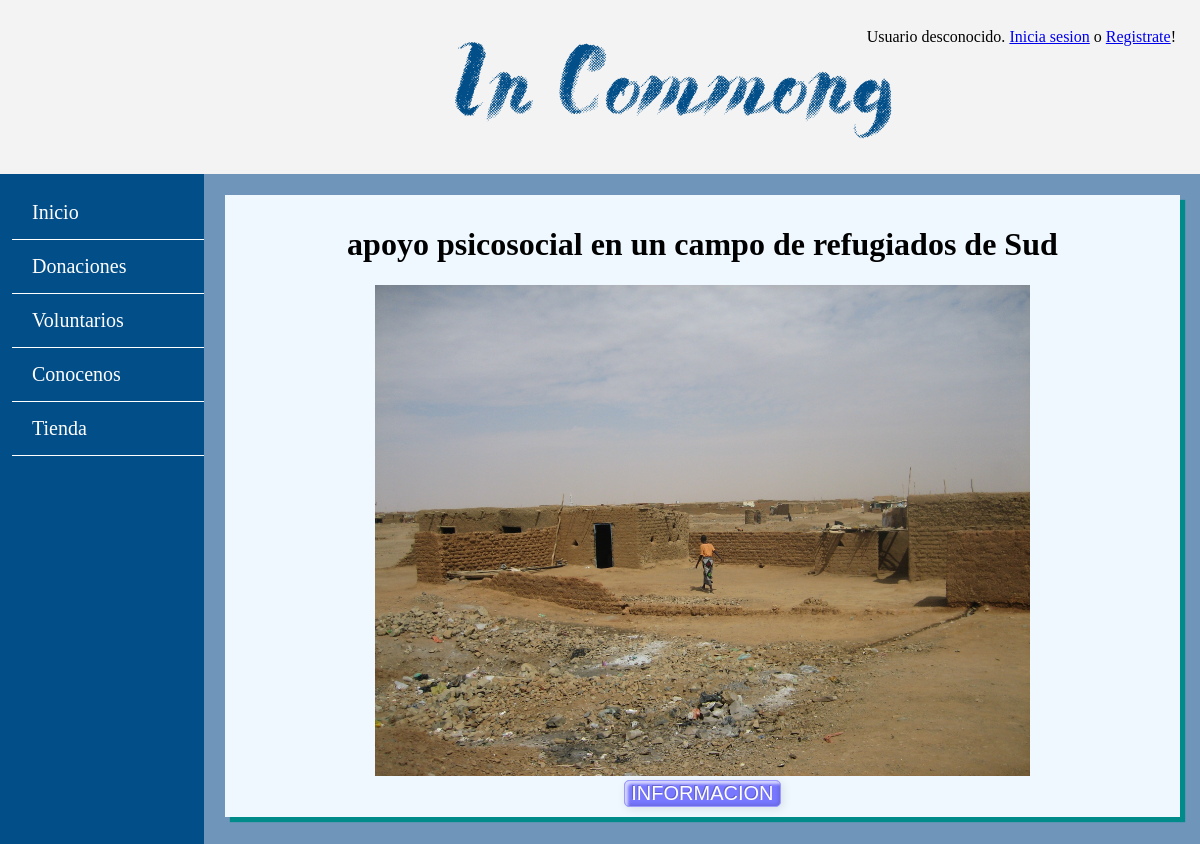
Before: /vistaProyectoDonar.php (upper part) with the older database file.
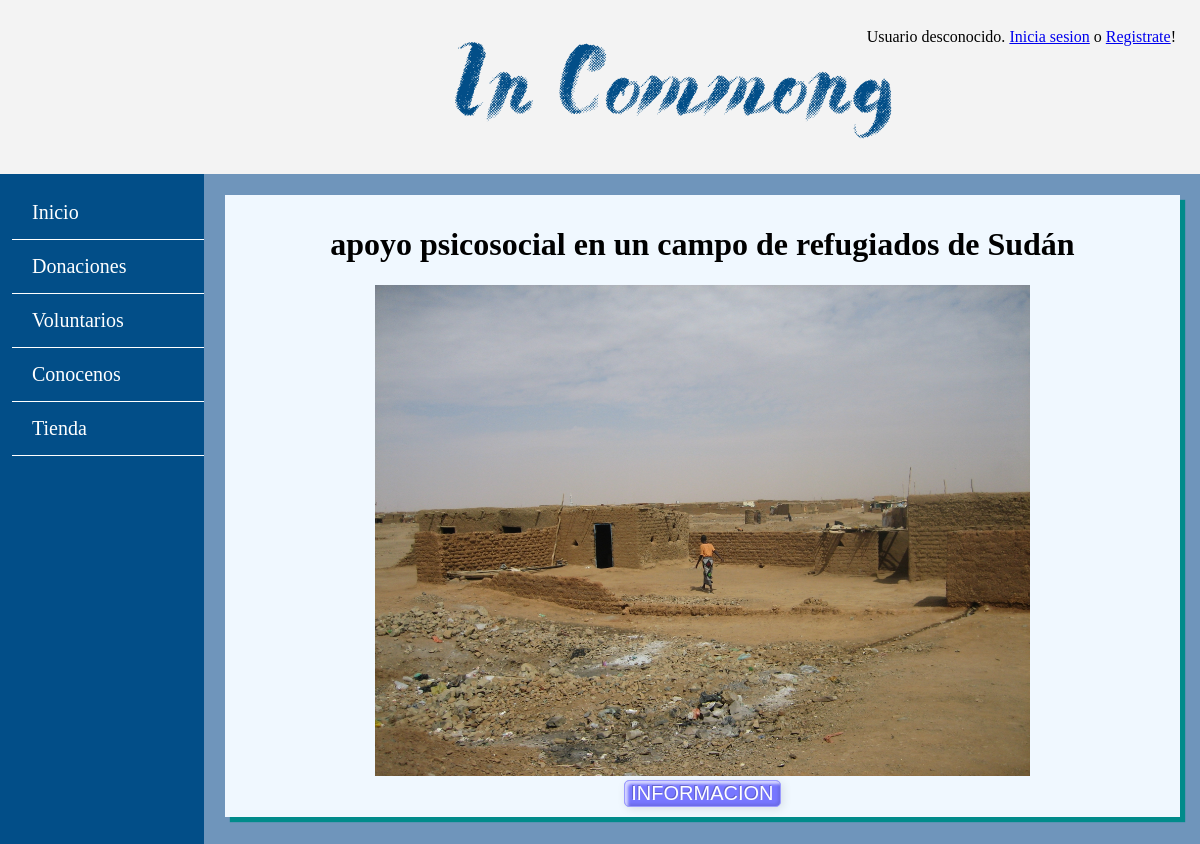
After: the same page with the newer database file.
### tables this page shows
CREATE TABLE `proyecto` (
  `idProyecto` int(10) NOT NULL,
  `CIFOng` varchar(9) NOT NULL,
  `fechaCreacion` datetime NOT NULL,
  `dineroNecesario` int(11) NOT NULL,
  `dineroAcumulado` int(11) NOT NULL DEFAULT '0',
  `nombre` varchar(100) NOT NULL,
  `descripcionCorta` mediumtext NOT NULL,
  `descripcionLarga` longtext NOT NULL,
  `imagen` varchar(50) NOT NULL,
  `numVoluntarios` int(11) NOT NULL,
  `fechaFin` datetime DEFAULT NULL
);

### includes/DaoScripts/DaoProyectos.php (called while the page is built, shortened)
<?php
	require_once '/../ModelScripts/Proyectos.php';
	class DaoProyectos{
		function listaProyectosVoluntarios(){
			$app = App::getSingleton();
    		$con = $app->conexionBd();
			$sql = "SELECT * FROM proyecto WHERE fechaFin >= sysdate() ORDER BY fechaCreacion";
			$rs = $con->query($sql) or die ($con->error);
			if($rs != NULL)
			{
				while($lista[] = $rs->fetch_assoc());
				return ($lista);
			}
		}
	}
?>

### includes/ModelScripts/GestorProyectos.php (called while the page is built, shortened)
<?php
	class GestorProyectos{
		private $dao;
		function __construct(){
			require_once '/../DaoScripts/DaoProyectos.php';
			$this->dao = new DaoProyectos();
		}
		public function getListaProyectosVoluntarios(){
			$lista = $this->dao->listaProyectosVoluntarios();
			$array = new ArrayObject();
			for($i= 0; $i <sizeof($lista)-1 ; $i++){
			$array->append(new Proyectos($lista[$i]['idProyecto'], $lista[$i]['CIFOng'], $lista[$i]['fechaCreacion'], $lista[$i]['dineroNecesario'], $lista[$i]['dineroAcumulado'], $lista[$i]['nombre'], $lista[$i]['descripcionCorta'], $lista[$i]['descripcionLarga'], $lista[$i]['imagen'],$lista[$i]['numVoluntarios'],$lista[$i]['fechaFin']));
			}
			return $array;
		}
	}
?>

### includes/ModelScripts/Proyectos.php (called while the page is built, shortened)
<?php
	class Proyectos{
		private $nombre;
		private $imagen;
		function __construct($idProyecto, $cifOng, $fechaCreacion, $dineroNecesario, $dineroAcumulado, $nombre, $descripcionCorta, $descripcionLarga, $imagen, $numVoluntarios, $fechaFin){
			$this->nombre = $nombre;
			$this->imagen = $imagen;
		}
		public function getNombre(){return $this->nombre;}
		public function getImagen(){return $this->imagen;}
	}
?>

### includes/ViewScripts/ProyectosVista.php (the view, shortened to what this page needs)
<?php
	class vistaProyectos{
		private $ListaProyectos;
		function __construct(){
			require_once '/../ModelScripts/GestorProyectos.php';
			$this->ListaProyectos = new GestorProyectos();
		}
	function muestraProyectosDonar(){
		$lista = $this->ListaProyectos->getListaProyectosVoluntarios();
		$iterator = $lista->getIterator();
		while($iterator->valid()) {
		  		$nombre =  $iterator->current()->getNombre();
			$imagen = $iterator->current()->getImagen();
			$id = $iterator->current()->getIdProyecto();
			$dineroAcumulado =  $iterator->current()->getDineroAcumulado();
			  	 $html = <<<EOS
  				<div class="contenidoVoluntarios">
				  		<h1> $nombre </h1>
						<div class="imgDonaciones">
				  			<img src="$imagen" />
				  		</div>
				  		<form name="vista" action="includes/formMuestraProyectoDonar.php" method="POST">
				  				<input type="hidden" name="idProyecto" id="proyecto" value="$id" />
				  				<input type="hidden" name="dineroAcumulado" id="dinero" value="$dineroAcumulado" />
				  				<input name="button" type="submit" value="INFORMACION" />
				  		</form>
			  		</div>
EOS;
			echo $html;
		    $iterator->next();
		}
	}
}
?>

Changed rows visible on the page:
changed proyecto: nombre "apoyo psicosocial en un campo de refugiados de Sud" → "apoyo psicosocial en un campo de refugiados de Sudán"
